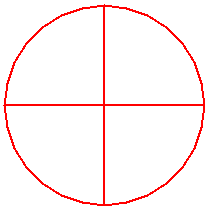

Write the Python code that produced this figure.
from turtle import *
hideturtle()
pencolor('red')
pensize(2)
goto(100, 0)
goto(-100, 0)
goto(0, 0)
goto(0, 100)
goto(0, -100)
circle(100)
done()
